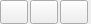
   <widget class="QWidget" name="widget" native="true">
    <property name="geometry">
     <rect>
      <x>416</x>
      <y>90</y>
      <width>91</width>
      <height>24</height>
     </rect>
    </property>
    <property name="minimumSize">
     <size>
      <width>91</width>
      <height>24</height>
     </size>
    </property>
    <property name="font">
     <font>
      <kerning>false</kerning>
     </font>
    </property>
    <widget class="QPushButton" name="pushButton_10">
     <property name="geometry">
      <rect>
       <x>60</x>
       <y>0</y>
       <width>28</width>
       <height>24</height>
      </rect>
     </property>
     <property name="sizePolicy">
      <sizepolicy hsizetype="Fixed" vsizetype="Preferred">
       <horstretch>0</horstretch>
       <verstretch>0</verstretch>
      </sizepolicy>
     </property>
     <property name="minimumSize">
      <size>
       <width>0</width>
       <height>24</height>
      </size>
     </property>
     <property name="toolTip">
      <string>&lt;html&gt;&lt;head/&gt;&lt;body&gt;&lt;p&gt;Удалить выбранный оператор&lt;/p&gt;&lt;/body&gt;&lt;/html&gt;</string>
     </property>
     <property name="text">
      <string/>
     </property>
     <property name="icon">
      <iconset>
       <normaloff>../../Desktop/EPS/Без имени-1.png</normaloff>../../Desktop/EPS/Без имени-1.png</iconset>
     </property>
    </widget>
    <widget class="QPushButton" name="pushButton_11">
     <property name="geometry">
      <rect>
       <x>30</x>
       <y>0</y>
       <width>28</width>
       <height>24</height>
      </rect>
     </property>
     <property name="sizePolicy">
      <sizepolicy hsizetype="Fixed" vsizetype="Preferred">
       <horstretch>0</horstretch>
       <verstretch>0</verstretch>
      </sizepolicy>
     </property>
     <property name="minimumSize">
      <size>
       <width>0</width>
       <height>24</height>
      </size>
     </property>
     <property name="toolTip">
      <string>&lt;html&gt;&lt;head/&gt;&lt;body&gt;&lt;p&gt;Снять выделение со всех элементов (перейти в корень дерева)&lt;/p&gt;&lt;/body&gt;&lt;/html&gt;</string>
     </property>
     <property name="text">
      <string/>
     </property>
     <property name="icon">
      <iconset>
       <normaloff>../../Desktop/EPS/Без имени-2.png</normaloff>../../Desktop/EPS/Без имени-2.png</iconset>
     </property>
    </widget>
    <widget class="QPushButton" name="pushButton_18">
     <property name="geometry">
      <rect>
       <x>0</x>
       <y>0</y>
       <width>28</width>
       <height>24</height>
      </rect>
     </property>
     <property name="sizePolicy">
      <sizepolicy hsizetype="Fixed" vsizetype="Preferred">
       <horstretch>0</horstretch>
       <verstretch>0</verstretch>
      </sizepolicy>
     </property>
     <property name="minimumSize">
      <size>
       <width>0</width>
       <height>24</height>
      </size>
     </property>
     <property name="toolTip">
      <string>&lt;html&gt;&lt;head/&gt;&lt;body&gt;&lt;p&gt;Добавить новую переменную&lt;/p&gt;&lt;/body&gt;&lt;/html&gt;</string>
     </property>
     <property name="text">
      <string/>
     </property>
     <property name="icon">
      <iconset>
       <normaloff>../../Desktop/EPS/Без имени-2.png</normaloff>../../Desktop/EPS/Без имени-2.png</iconset>
     </property>
    </widget>
   </widget>
